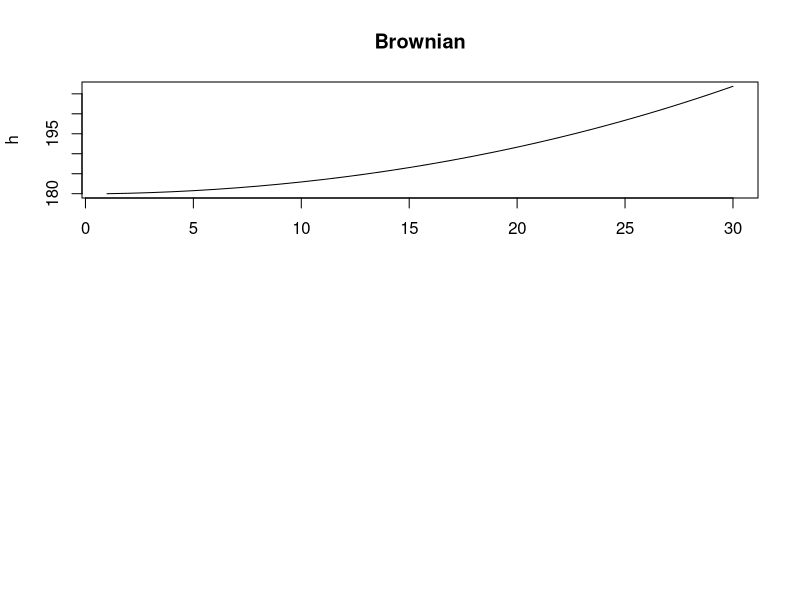

Source code (R):
require("ape")
time_steps = 30
sigma=0.2
mu=0.0003
year=30
h0=180

h<-matrix(double(1),nrow=1,ncol=year)
h=h0
for (t in 1:year){
if (t==1){
h[t]=h0
}
else {
h[t]=h[t-1]*exp(mu*t) #+rnorm()
}
}
print(h)


sim.ou = function() { 
x.ou = numeric(time_steps)
for (i in 2:time_steps)
x.ou[i] = h + rnorm(h,0,sigma)
x.ou   # returns the value of x
}



X.ou = replicate(10, sim.ou())

layout(matrix(1:2, 2, 1))
yl = range(h)
y2 = range(h)
par(new=TRUE)
matplot(h, ylim = yl, type = "l", col = 1, main = "Brownian")
